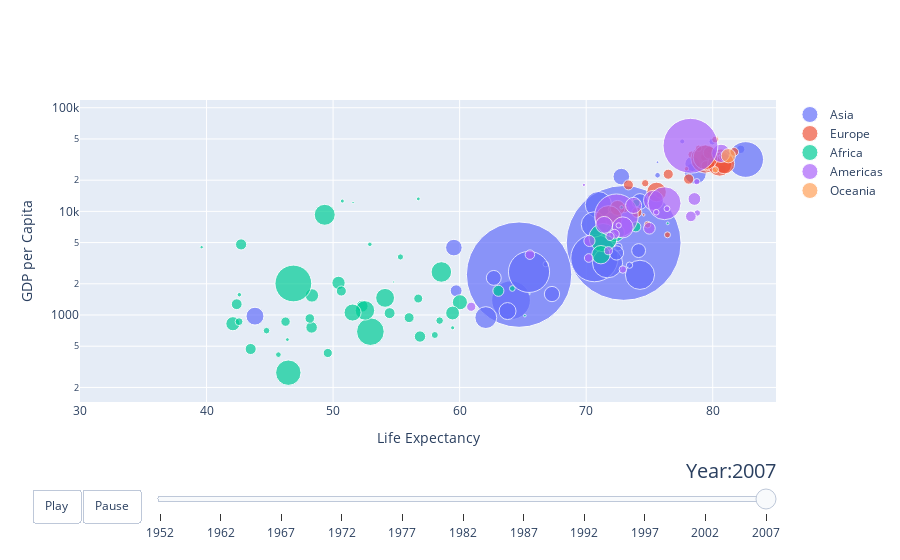

Here is the notebook cell this chart was saved with:
### Code cell
import plotly.graph_objects as go

import pandas as pd

url = "https://raw.githubusercontent.com/plotly/datasets/master/gapminderDataFiveYear.csv"
dataset = pd.read_csv(url)

years = ["1952", "1962", "1967", "1972", "1977", "1982", "1987", "1992", "1997", "2002",
         "2007"]

# make list of continents
continents = []
for continent in dataset["continent"]:
    if continent not in continents:
        continents.append(continent)
# make figure
fig_dict = {
    "data": [],
    "layout": {},
    "frames": []
}

# fill in most of layout
fig_dict["layout"]["xaxis"] = {"range": [30, 85], "title": "Life Expectancy"}
fig_dict["layout"]["yaxis"] = {"title": "GDP per Capita", "type": "log"}
fig_dict["layout"]["hovermode"] = "closest"
fig_dict["layout"]["updatemenus"] = [
    {
        "buttons": [
            {
                "args": [None, {"frame": {"duration": 500, "redraw": False},
                                "fromcurrent": True, "transition": {"duration": 0,
                                                                    "easing": "quadratic-in-out"}}],
                "label": "Play",
                "method": "animate"
            },
            {
                "args": [[None], {"frame": {"duration": 0, "redraw": False},
                                  "mode": "immediate",
                                  "transition": {"duration": 0}}],
                "label": "Pause",
                "method": "animate"
            }
        ],
        "direction": "left",
        "pad": {"r": 10, "t": 87},
        "showactive": False,
        "type": "buttons",
        "x": 0.1,
        "xanchor": "right",
        "y": 0,
        "yanchor": "top"
    }
]

sliders_dict = {
    "active": 0,
    "yanchor": "top",
    "xanchor": "left",
    "currentvalue": {
        "font": {"size": 20},
        "prefix": "Year:",
        "visible": True,
        "xanchor": "right"
    },
    "transition": {"duration": 300, "easing": "cubic-in-out"},
    "pad": {"b": 10, "t": 50},
    "len": 0.9,
    "x": 0.1,
    "y": 0,
    "steps": []
}

# make data
year = 1952
for continent in continents:
    dataset_by_year = dataset[dataset["year"] == year]
    dataset_by_year_and_cont = dataset_by_year[
        dataset_by_year["continent"] == continent]

    data_dict = {
        "x": list(dataset_by_year_and_cont["lifeExp"]),
        "y": list(dataset_by_year_and_cont["gdpPercap"]),
        "mode": "markers",
        "text": list(dataset_by_year_and_cont["country"]),
        "marker": {
            "sizemode": "area",
            "sizeref": 200000,
            "size": list(dataset_by_year_and_cont["pop"])
        },
        "name": continent
    }
    fig_dict["data"].append(data_dict)

# make frames
for year in years:
    frame = {"data": [], "name": str(year)}
    for continent in continents:
        dataset_by_year = dataset[dataset["year"] == int(year)]
        dataset_by_year_and_cont = dataset_by_year[
            dataset_by_year["continent"] == continent]

        data_dict = {
            "x": list(dataset_by_year_and_cont["lifeExp"]),
            "y": list(dataset_by_year_and_cont["gdpPercap"]),
            "mode": "markers",
            "text": list(dataset_by_year_and_cont["country"]),
            "marker": {
                "sizemode": "area",
                "sizeref": 200000,
                "size": list(dataset_by_year_and_cont["pop"])
            },
            "name": continent
        }
        frame["data"].append(data_dict)

    fig_dict["frames"].append(frame)
    slider_step = {"args": [
        [year],
        {"frame": {"duration": 300, "redraw": True},
         "mode": "immediate",
         "transition": {"duration": 300}}
    ],
        "label": year,
        "method": "animate"}
    sliders_dict["steps"].append(slider_step)


fig_dict["layout"]["sliders"] = [sliders_dict]

fig = go.Figure(fig_dict)

fig.show()

### Figure 1 — Plotly figure (JSON) as saved in the notebook; plotly's stock layout.template omitted (floating-point values rounded to 4 significant figures)
{"data": [{"marker": {"size": [31889923, 708573, 150448339, 14131858, 1318683096, 6980412, 1110396331, 223547000, 69453570, 27499638, 6426679, 127467972, 6053193, 23301725, 49044790, 2505559, 3921278, 24821286, 2874127, 47761980, 28901790, 3204897, 169270617, 91077287, 27601038, 4553009, 20378239, 19314747, 23174294, 65068149, 85262356, 4018332, 22211743], "sizemode": "area", "sizeref": 200000}, "mode": "markers", "name": "Asia", "text": ["Afghanistan", "Bahrain", "Bangladesh", "Cambodia", "China", "Hong Kong, China", "India", "Indonesia", "Iran", "Iraq", "Israel", "Japan", "Jordan", "Korea, Dem. Rep.", "Korea, Rep.", "Kuwait", "Lebanon", "Malaysia", "Mongolia", "Myanmar", "Nepal", "Oman", "Pakistan", "Philippines", "Saudi Arabia", "Singapore", "Sri Lanka", "Syria", "Taiwan", "Thailand", "Vietnam", "West Bank and Gaza", "Yemen, Rep."], "type": "scatter", "x": [43.83, 75.64, 64.06, 59.72, 72.96, 82.21, 64.7, 70.65, 70.96, 59.55, 80.75, 82.6, 72.53, 67.3, 78.62, 77.59, 71.99, 74.24, 66.8, 62.07, 63.78, 75.64, 65.48, 71.69, 72.78, 79.97, 72.4, 74.14, 78.4, 70.62, 74.25, 73.42, 62.7], "y": [974.6, 29800.0, 1391.0, 1714.0, 4959.0, 39720.0, 2452.0, 3541.0, 11610.0, 4471.0, 25520.0, 31660.0, 4519.0, 1593.0, 23350.0, 47310.0, 10460.0, 12450.0, 3096.0, 944, 1091.0, 22320.0, 2606.0, 3190.0, 21650.0, 47140.0, 3970.0, 4185.0, 28720.0, 7458.0, 2442.0, 3025.0, 2281.0]}, {"marker": {"size": [3600523, 8199783, 10392226, 4552198, 7322858, 4493312, 10228744, 5468120, 5238460, 61083916, 82400996, 10706290, 9956108, 301931, 4109086, 58147733, 684736, 16570613, 4627926, 38518241, 10642836, 22276056, 10150265, 5447502, 2009245, 40448191, 9031088, 7554661, 71158647, 60776238], "sizemode": "area", "sizeref": 200000}, "mode": "markers", "name": "Europe", "text": ["Albania", "Austria", "Belgium", "Bosnia and Herzegovina", "Bulgaria", "Croatia", "Czech Republic", "Denmark", "Finland", "France", "Germany", "Greece", "Hungary", "Iceland", "Ireland", "Italy", "Montenegro", "Netherlands", "Norway", "Poland", "Portugal", "Romania", "Serbia", "Slovak Republic", "Slovenia", "Spain", "Sweden", "Switzerland", "Turkey", "United Kingdom"], "type": "scatter", "x": [76.42, 79.83, 79.44, 74.85, 73.0, 75.75, 76.49, 78.33, 79.31, 80.66, 79.41, 79.48, 73.34, 81.76, 78.89, 80.55, 74.54, 79.76, 80.2, 75.56, 78.1, 72.48, 74.0, 74.66, 77.93, 80.94, 80.88, 81.7, 71.78, 79.42], "y": [5937.0, 36130.0, 33690.0, 7446.0, 10680.0, 14620.0, 22830.0, 35280.0, 33210.0, 30470.0, 32170.0, 27540.0, 18010.0, 36180.0, 40680.0, 28570.0, 9254.0, 36800.0, 49360.0, 15390.0, 20510.0, 10810.0, 9787.0, 18680.0, 25770.0, 28820.0, 33860.0, 37510.0, 8458.0, 33200.0]}, {"marker": {"size": [33333216, 12420476, 8078314, 1639131, 14326203, 8390505, 17696293, 4369038, 10238807, 710960, 64606759, 3800610, 18013409, 496374, 80264543, 551201, 4906585, 76511887, 1454867, 1688359, 22873338, 9947814, 1472041, 35610177, 2012649, 3193942, 6036914, 19167654, 13327079, 12031795, 3270065, 1250882, 33757175, 19951656, 2055080, 12894865, 135031164, 798094, 8860588, 199579, 12267493, 6144562, 9118773, 43997828, 42292929, 1133066, 38139640, 5701579, 10276158, 29170398, 11746035, 12311143], "sizemode": "area", "sizeref": 200000}, "mode": "markers", "name": "Africa", "text": ["Algeria", "Angola", "Benin", "Botswana", "Burkina Faso", "Burundi", "Cameroon", "Central African Republic", "Chad", "Comoros", "Congo, Dem. Rep.", "Congo, Rep.", "Cote d'Ivoire", "Djibouti", "Egypt", "Equatorial Guinea", "Eritrea", "Ethiopia", "Gabon", "Gambia", "Ghana", "Guinea", "Guinea-Bissau", "Kenya", "Lesotho", "Liberia", "Libya", "Madagascar", "Malawi", "Mali", "Mauritania", "Mauritius", "Morocco", "Mozambique", "Namibia", "Niger", "Nigeria", "Reunion", "Rwanda", "Sao Tome and Principe", "Senegal", "Sierra Leone", "Somalia", "South Africa", "Sudan", "Swaziland", "Tanzania", "Togo", "Tunisia", "Uganda", "Zambia", "Zimbabwe"], "type": "scatter", "x": [72.3, 42.73, 56.73, 50.73, 52.3, 49.58, 50.43, 44.74, 50.65, 65.15, 46.46, 55.32, 48.33, 54.79, 71.34, 51.58, 58.04, 52.95, 56.73, 59.45, 60.02, 56.01, 46.39, 54.11, 42.59, 45.68, 73.95, 59.44, 48.3, 54.47, 64.16, 72.8, 71.16, 42.08, 52.91, 56.87, 46.86, 76.44, 46.24, 65.53, 63.06, 42.57, 48.16, 49.34, 58.56, 39.61, 52.52, 58.42, 73.92, 51.54, 42.38, 43.49], "y": [6223.0, 4797.0, 1441.0, 12570.0, 1217.0, 430.1, 2042.0, 706.0, 1704.0, 986.1, 277.6, 3633.0, 1545.0, 2082.0, 5581.0, 12150.0, 641.4, 690.8, 13210.0, 752.7, 1328.0, 942.7, 579.2, 1463.0, 1569.0, 414.5, 12060.0, 1045.0, 759.3, 1043.0, 1803.0, 10960.0, 3820.0, 823.7, 4811.0, 619.7, 2014.0, 7670.0, 863.1, 1598.0, 1712.0, 862.5, 926.1, 9270.0, 2602.0, 4513.0, 1107.0, 883.0, 7093.0, 1056.0, 1271.0, 469.7]}, {"marker": {"size": [40301927, 9119152, 190010647, 33390141, 16284741, 44227550, 4133884, 11416987, 9319622, 13755680, 6939688, 12572928, 8502814, 7483763, 2780132, 108700891, 5675356, 3242173, 6667147, 28674757, 3942491, 1056608, 301139947, 3447496, 26084662], "sizemode": "area", "sizeref": 200000}, "mode": "markers", "name": "Americas", "text": ["Argentina", "Bolivia", "Brazil", "Canada", "Chile", "Colombia", "Costa Rica", "Cuba", "Dominican Republic", "Ecuador", "El Salvador", "Guatemala", "Haiti", "Honduras", "Jamaica", "Mexico", "Nicaragua", "Panama", "Paraguay", "Peru", "Puerto Rico", "Trinidad and Tobago", "United States", "Uruguay", "Venezuela"], "type": "scatter", "x": [75.32, 65.55, 72.39, 80.65, 78.55, 72.89, 78.78, 78.27, 72.23, 74.99, 71.88, 70.26, 60.92, 70.2, 72.57, 76.19, 72.9, 75.54, 71.75, 71.42, 78.75, 69.82, 78.24, 76.38, 73.75], "y": [12780.0, 3822.0, 9066.0, 36320.0, 13170.0, 7007.0, 9645.0, 8948.0, 6025.0, 6873.0, 5728.0, 5186.0, 1202.0, 3548.0, 7321.0, 11980.0, 2749.0, 9809.0, 4173.0, 7409.0, 19330.0, 18010.0, 42950.0, 10610.0, 11420.0]}, {"marker": {"size": [20434176, 4115771], "sizemode": "area", "sizeref": 200000}, "mode": "markers", "name": "Oceania", "text": ["Australia", "New Zealand"], "type": "scatter", "x": [81.23, 80.2], "y": [34440.0, 25190.0]}], "layout": {"autosize": true, "hovermode": "closest", "sliders": [{"active": 10, "currentvalue": {"font": {"size": 20}, "prefix": "Year:", "visible": true, "xanchor": "right"}, "len": 0.9, "pad": {"b": 10, "t": 50}, "steps": [{"args": [["1952"], {"frame": {"duration": 300, "redraw": true}, "mode": "immediate", "transition": {"duration": 300}}], "label": "1952", "method": "animate"}, {"args": [["1962"], {"frame": {"duration": 300, "redraw": true}, "mode": "immediate", "transition": {"duration": 300}}], "label": "1962", "method": "animate"}, {"args": [["1967"], {"frame": {"duration": 300, "redraw": true}, "mode": "immediate", "transition": {"duration": 300}}], "label": "1967", "method": "animate"}, {"args": [["1972"], {"frame": {"duration": 300, "redraw": true}, "mode": "immediate", "transition": {"duration": 300}}], "label": "1972", "method": "animate"}, {"args": [["1977"], {"frame": {"duration": 300, "redraw": true}, "mode": "immediate", "transition": {"duration": 300}}], "label": "1977", "method": "animate"}, {"args": [["1982"], {"frame": {"duration": 300, "redraw": true}, "mode": "immediate", "transition": {"duration": 300}}], "label": "1982", "method": "animate"}, {"args": [["1987"], {"frame": {"duration": 300, "redraw": true}, "mode": "immediate", "transition": {"duration": 300}}], "label": "1987", "method": "animate"}, {"args": [["1992"], {"frame": {"duration": 300, "redraw": true}, "mode": "immediate", "transition": {"duration": 300}}], "label": "1992", "method": "animate"}, {"args": [["1997"], {"frame": {"duration": 300, "redraw": true}, "mode": "immediate", "transition": {"duration": 300}}], "label": "1997", "method": "animate"}, {"args": [["2002"], {"frame": {"duration": 300, "redraw": true}, "mode": "immediate", "transition": {"duration": 300}}], "label": "2002", "method": "animate"}, {"args": [["2007"], {"frame": {"duration": 300, "redraw": true}, "mode": "immediate", "transition": {"duration": 300}}], "label": "2007", "method": "animate"}], "transition": {"duration": 300, "easing": "cubic-in-out"}, "x": 0.1, "xanchor": "left", "y": 0, "yanchor": "top"}], "updatemenus": [{"active": 0, "buttons": [{"args": [null, {"frame": {"duration": 500, "redraw": false}, "fromcurrent": true, "transition": {"duration": 0, "easing": "quadratic-in-out"}}], "label": "Play", "method": "animate"}, {"args": [[null], {"frame": {"duration": 0, "redraw": false}, "mode": "immediate", "transition": {"duration": 0}}], "label": "Pause", "method": "animate"}], "direction": "left", "pad": {"r": 10, "t": 87}, "showactive": false, "type": "buttons", "x": 0.1, "xanchor": "right", "y": 0, "yanchor": "top"}], "xaxis": {"range": [30, 85], "title": {"text": "Life Expectancy"}, "type": "linear"}, "yaxis": {"autorange": true, "range": [1.657, 5.271], "title": {"text": "GDP per Capita"}, "type": "log"}}}
